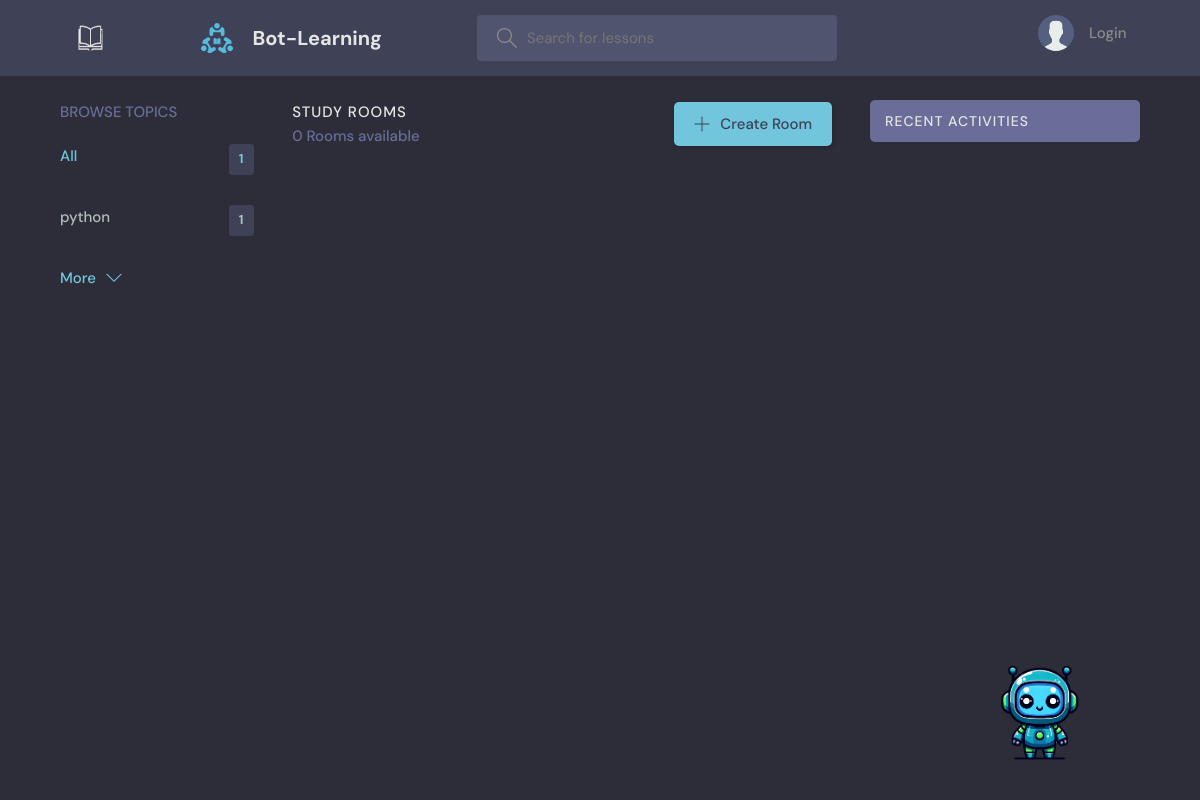
/?q=django, run on an earlier commit of the app's database.
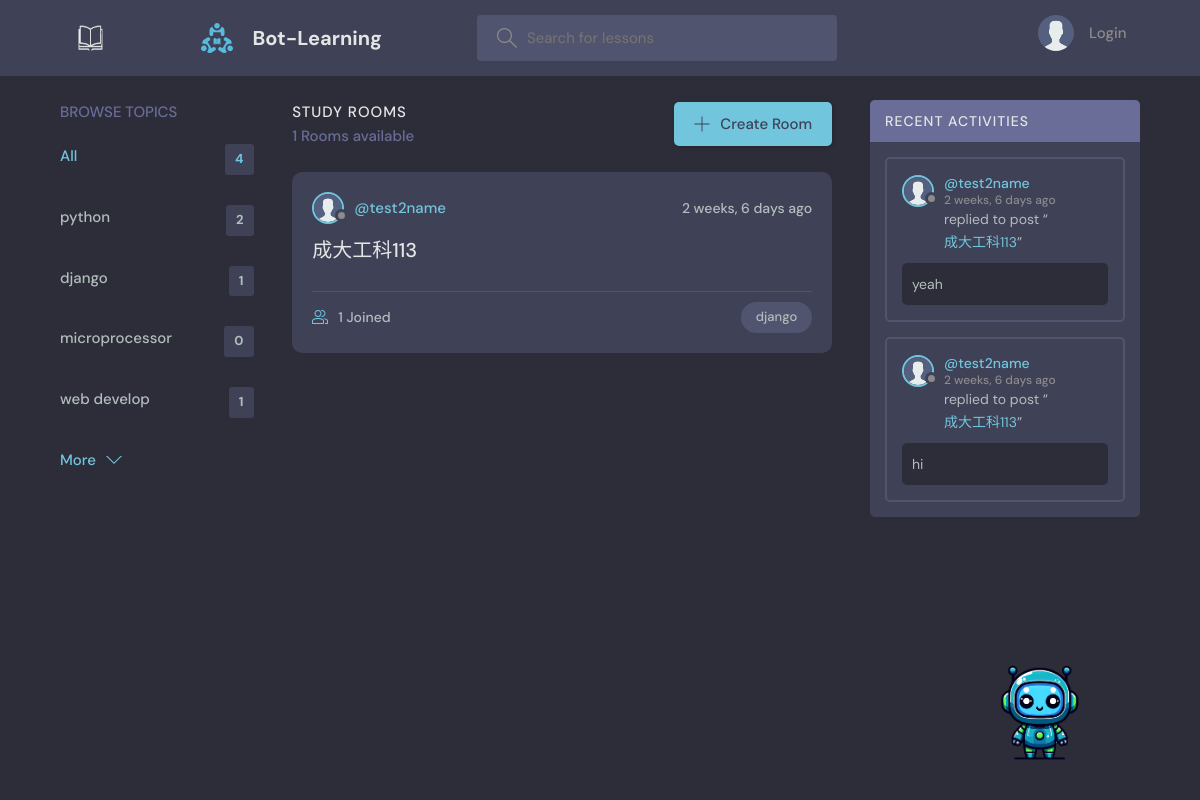
And on a later commit of the database.
### base/models.py (models this page shows, shortened)
class Topic(models.Model):
    name = models.CharField(max_length=200)

class Room(models.Model):
    host = models.ForeignKey(User, on_delete=models.SET_NULL, null=True)
    topic = models.ForeignKey(Topic, on_delete=models.SET_NULL, null=True)
    name = models.CharField(max_length=200)
    description = models.TextField(null=True, blank=True)
    participants = models.ManyToManyField(
        User, related_name='participants', blank=True)
    updated = models.DateTimeField(auto_now=True)
    created = models.DateTimeField(auto_now_add=True)
    class Meta:
        ordering = ['-updated', '-created']
    def __str__(self):
        return self.name

class User(AbstractUser):
    name = models.CharField(max_length=200, null=True)
    email = models.EmailField(unique=True, null=True)
    bio = models.TextField(null=True)
    avatar = models.ImageField(null=True, default="avatar.svg")
    objects = CustomUserManager()
    USERNAME_FIELD = 'email'
    REQUIRED_FIELDS = []

class Message(models.Model):
    user = models.ForeignKey(User, on_delete=models.CASCADE)
    room = models.ForeignKey(Room, on_delete=models.CASCADE)
    body = models.TextField()
    updated = models.DateTimeField(auto_now=True)
    created = models.DateTimeField(auto_now_add=True)
    class Meta:
        ordering = ['-updated', '-created']

### base/views.py (the view)
# urls.py: path('', views.home, name="home"),
def home(request):
    q = request.GET.get('q') if request.GET.get('q') != None else ''
    rooms = Room.objects.filter(
        Q(topic__name__icontains=q) |
        Q(name__icontains=q) |
        Q(description__icontains=q)
    )
    topics = Topic.objects.all()[0:5]
    room_count = rooms.count()
    room_messages = Message.objects.filter(
        Q(room__topic__name__icontains=q))[0:3]
    context = {'rooms': rooms, 'topics': topics,
               'room_count': room_count, 'room_messages': room_messages}
    return render(request, 'base/home.html', context)

### base/templates/base/home.html (shortened to what this page needs)
{% extends 'main.html' %}
{% block content %}
<main class="layout layout--3">
  <div class="container">
    {% include 'base/topics_component.html' %}
    <div class="roomList">
      <div class="roomList__header">
        <div>
          <h2>Study Rooms</h2>
          <p>{{room_count}} Rooms available</p>
        </div>
        <a class="btn btn--main" href="{% url 'create-room' %}">
          <svg version="1.1" xmlns="http://www.w3.org/2000/svg" width="32" height="32" viewBox="0 0 32 32">
            <title>add</title>
            <path
              d="M16.943 0.943h-1.885v14.115h-14.115v1.885h14.115v14.115h1.885v-14.115h14.115v-1.885h-14.115v-14.115z">
            </path>
          </svg>
          Create Room
        </a>
      </div>
      {% include 'base/feed_component.html' %}
    </div>
    {% include 'base/activity_component.html' %}
  </div>
</main>
{%include 'base/bot_component.html'%}
{% endblock %}

### base/templates/base/topics_component.html
<div class="topics">
    <div class="topics__header">
        <h2>Browse Topics</h2>
    </div>
    <ul class="topics__list">
        <li>
            <a href="{% url 'home' %}" class="active">All <span>{{topics.count}}</span></a>
        </li>
        {% for topic in topics %}
        <li>
            <a href="{% url 'home' %}?q={{topic.name}}">{{topic.name}}<span>{{topic.room_set.all.count}}</span></a>
        </li>
        {% endfor %}
    </ul>
    <a class="btn btn--link" href="{% url 'topics' %}">
        More
        <svg version="1.1" xmlns="http://www.w3.org/2000/svg" width="32" height="32" viewBox="0 0 32 32">
            <title>chevron-down</title>
            <path d="M16 21l-13-13h-3l16 16 16-16h-3l-13 13z"></path>
        </svg>
    </a>
</div>

### base/templates/base/feed_component.html (shortened to what this page needs)
{% for room in rooms %}
<div class="roomListRoom">
    <div class="roomListRoom__header">
        <a href="{% url 'user-profile' room.host.id %}" class="roomListRoom__author">
            <div class="avatar avatar--small">
                <img src="{{room.host.avatar.url}}" />
            </div>
            <span>@{{room.host.username}}</span>
        </a>
        <div class="roomListRoom__actions">
            <span>{{room.created|timesince}} ago</span>
        </div>
    </div>
    <div class="roomListRoom__content">
        <a href="{% url 'room' room.id %}">{{room.name}}</a>
    </div>
    <div class="roomListRoom__meta">
        <a href="{% url 'room' room.id %}" class="roomListRoom__joined">
            {{room.participants.all.count}} Joined
        </a>
        <p class="roomListRoom__topic">{{room.topic.name}}</p>
    </div>
</div>
{% endfor %}

### base/templates/base/activity_component.html (shortened to what this page needs)
<div class="activities">
    <div class="activities__header">
        <h2>Recent Activities</h2>
    </div>
    {% for message in room_messages %}
    <div class="activities__box">
        <div class="activities__boxHeader roomListRoom__header">
            <a href="{% url 'user-profile' message.user.id %}" class="roomListRoom__author">
                <div class="avatar avatar--small">
                    <img src="{{message.user.avatar.url}}" />
                </div>
                <p>
                    @{{message.user.username}}
                    <span>{{message.created|timesince}} ago</span>
                </p>
            </a>
        </div>
        <div class="activities__boxContent">
            <p>replied to post “<a href="{% url 'room' message.room.id %}">{{message.room}}</a>”</p>
            <div class="activities__boxRoomContent">{{message.body}}</div>
        </div>
    </div>
    {% endfor %}
</div>

What changed in the data, as far as the page shows it:
computed for Topic "python": room_set.all.count "1" → "2"
added Topic: name "django", room_set.all.count "1"
added Topic: name "microprocessor", room_set.all.count "0"
added Topic: name "web develop", room_set.all.count "1"
added Room: host.avatar (placeholder picture), host.username "test2name", created "2 weeks, 6 days", name "成大工科113", participants.all.count "1", topic.name "django"
added Message: user.avatar (placeholder picture), user.username "test2name", created "2 weeks, 6 days", room "成大工科113", body "yeah"
added Message: user.avatar (placeholder picture), user.username "test2name", created "2 weeks, 6 days", room "成大工科113", body "hi"
Also different on the page:
{{ topics.count }}: "1" → "4"
{{ room_count }}: "0" → "1"
